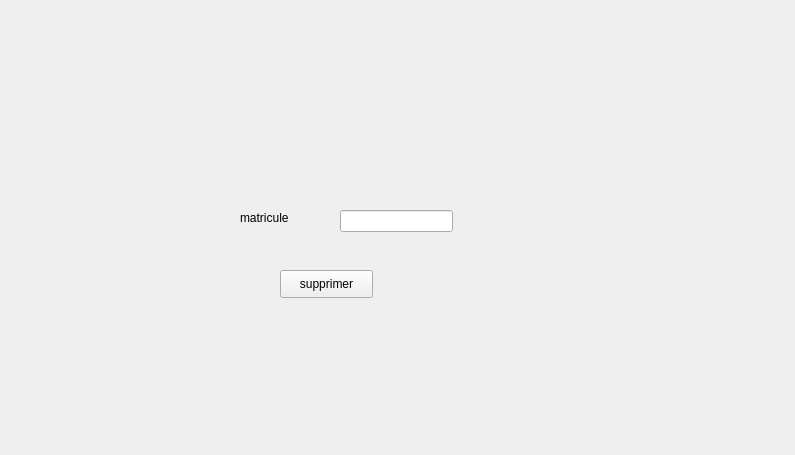
      <widget class="QWidget" name="tab_3">
       <attribute name="title">
        <string>supprimer</string>
       </attribute>
       <widget class="QLineEdit" name="lespp">
        <property name="geometry">
         <rect>
          <x>340</x>
          <y>210</y>
          <width>113</width>
          <height>22</height>
         </rect>
        </property>
       </widget>
       <widget class="QLabel" name="label_10">
        <property name="geometry">
         <rect>
          <x>240</x>
          <y>210</y>
          <width>56</width>
          <height>16</height>
         </rect>
        </property>
        <property name="text">
         <string>matricule</string>
        </property>
       </widget>
       <widget class="QPushButton" name="pb_supprimer">
        <property name="geometry">
         <rect>
          <x>280</x>
          <y>270</y>
          <width>93</width>
          <height>28</height>
         </rect>
        </property>
        <property name="text">
         <string>supprimer</string>
        </property>
       </widget>
       <widget class="QLabel" name="label_suppControl">
        <property name="geometry">
         <rect>
          <x>480</x>
          <y>170</y>
          <width>31</width>
          <height>16</height>
         </rect>
        </property>
        <property name="text">
         <string/>
        </property>
       </widget>
       <widget class="QLabel" name="label_46">
        <property name="geometry">
         <rect>
          <x>5</x>
          <y>5</y>
          <width>781</width>
          <height>441</height>
         </rect>
        </property>
        <property name="styleSheet">
         <string notr="true">border-image: url(:/images/p0.png);</string>
        </property>
        <property name="text">
         <string/>
        </property>
       </widget>
       <zorder>label_46</zorder>
       <zorder>lespp</zorder>
       <zorder>label_10</zorder>
       <zorder>pb_supprimer</zorder>
       <zorder>label_suppControl</zorder>
      </widget>
